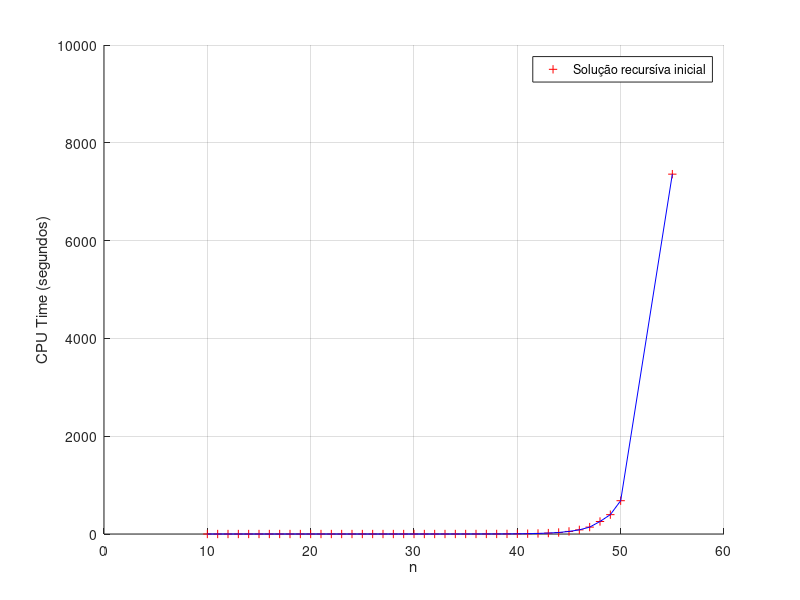

MATLAB code to generate this figure:
clear all;
nVector = [10:1:50 55]
resultVector = [3.500e-06
                6.054e-06
                6.806e-06
                1.001e-05
                1.547e-05
                2.358e-05
                3.843e-05
                6.640e-05
                1.074e-04
                1.971e-04
                2.818e-04
                4.744e-04
                7.845e-04
                1.310e-03
                2.171e-03
                3.539e-03
                5.960e-03
                9.959e-03
                1.625e-02
                2.542e-02
                4.232e-02
                7.050e-02
                1.159e-01
                1.932e-01
                3.226e-01
                5.358e-01
                8.908e-01
                1.396e+00
                1.426e+00
                2.382e+00
                4.222e+00
                6.864e+00
                1.141e+01
                1.883e+01
                3.093e+01
                5.253e+01
                8.489e+01
                1.410e+02
                2.558e+02
                3.959e+02
                6.811e+02
                7.359e+03]';

figure(1);
hold on;
plot(nVector, resultVector, "+r");
plot(nVector, resultVector, "b");
legend("Solução recursíva inicial");
axis([0 60 0 10000]);
xlabel("n");
ylabel("CPU Time (segundos)");
grid on;
hold off;